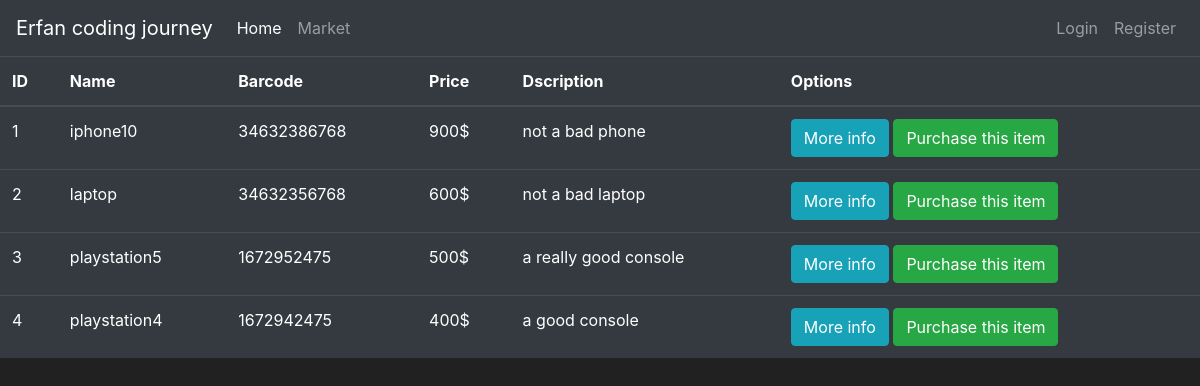
Screenshot of /Market with the database file from the repository.
### market/models.py (models this page shows, shortened)
class Item(db.Model):
    id = db.Column(db.Integer(),primary_key = True)
    name = db.Column(db.String(length = 30), nullable = False,unique = True)
    Price = db.Column(db.Integer(), nullable = False)
    barcode = db.Column(db.String(length = 12), nullable = False,unique = True)
    description = db.Column(db.String(length = 1024),nullable = False,unique = True)
    owner = db.Column(db.Integer(),db.ForeignKey("user.id"))

### market/route.py (the view)
@app.route('/Market')
def market_page():
    items = Item.query.all()
    return render_template('market.html',items = items)

### market/templates/market.html (shortened to what this page needs)
{%extends "base.html"%}
{% block content %}
<table class="table table-hover table-dark">
    <thead>
        <tr>
            <th scope="col">ID</th>
            <th scope="col">Name</th>
            <th scope="col">Barcode</th>
            <th scope="col">Price</th>
            <th scope="col">Dscription</th>
            <th scope="col">Options</th>
        </tr>
    </thead>
    <tbody>
            {% for item in items %}
                <tr>
                    <td>{{item.id}}</td>
                    <td>{{item.name}}</td>
                    <td>{{item.barcode}}</td>
                    <td>{{item.Price}}$</td>
                    <td>{{item.description}}</td>
                    <td>
                        <button class="btn btn-outline btn-info">More info</button>
                        <button class="btn btn-outline btn-success">Purchase this item</button>
                    </td>
                </tr>
            {% endfor %}
    </tbody>
</table>
{% endblock %}

### market/templates/base.html (shortened to what this page needs)
<!doctype html>
<html lang="en">
   <head>
      <link rel="stylesheet" href="https://cdn.jsdelivr.net/npm/bootstrap@4.5.3/dist/css/bootstrap.min.css">
   </head>
   <body>
    <nav class="navbar navbar-expand-md navbar-dark bg-dark">
      <a class="navbar-brand" href="#">Erfan coding journey</a>
        <div class="collapse navbar-collapse" id="navbarNav">
          <ul class="navbar-nav mr-auto">
            <li class="nav-item active">
                <a class="nav-link" href="{{ url_for('home_page') }}">Home <span class="sr-only">(current)</span></a>
            </li>
            <li class="nav-item">
                <a class="nav-link" href="{{ url_for('market_page') }}">Market</a>
            </li>
        </ul>
        <ul class="navbar-nav">
            <li class="nav-item">
                <a class="nav-link" href="#">Login</a>
            </li>
            <li class="nav-item">
                <a class="nav-link" href="{{ url_for('register_page')}}">Register</a>
            </li>
        </ul>
        </div>
    </nav>
         {% block content %}
         {% endblock %}
   </body>
</html>

### market/templates/base.html (style rules this page uses)
body { background-color: #212121; color: white }

### rows the page displays
Item: id "1", name "iphone10", barcode "34632386768", Price "900", description "not a bad phone"
Item: id "2", name "laptop", barcode "34632356768", Price "600", description "not a bad laptop"
Item: id "3", name "playstation5", barcode "1672952475", Price "500", description "a really good console"
Item: id "4", name "playstation4", barcode "1672942475", Price "400", description "a good console"
